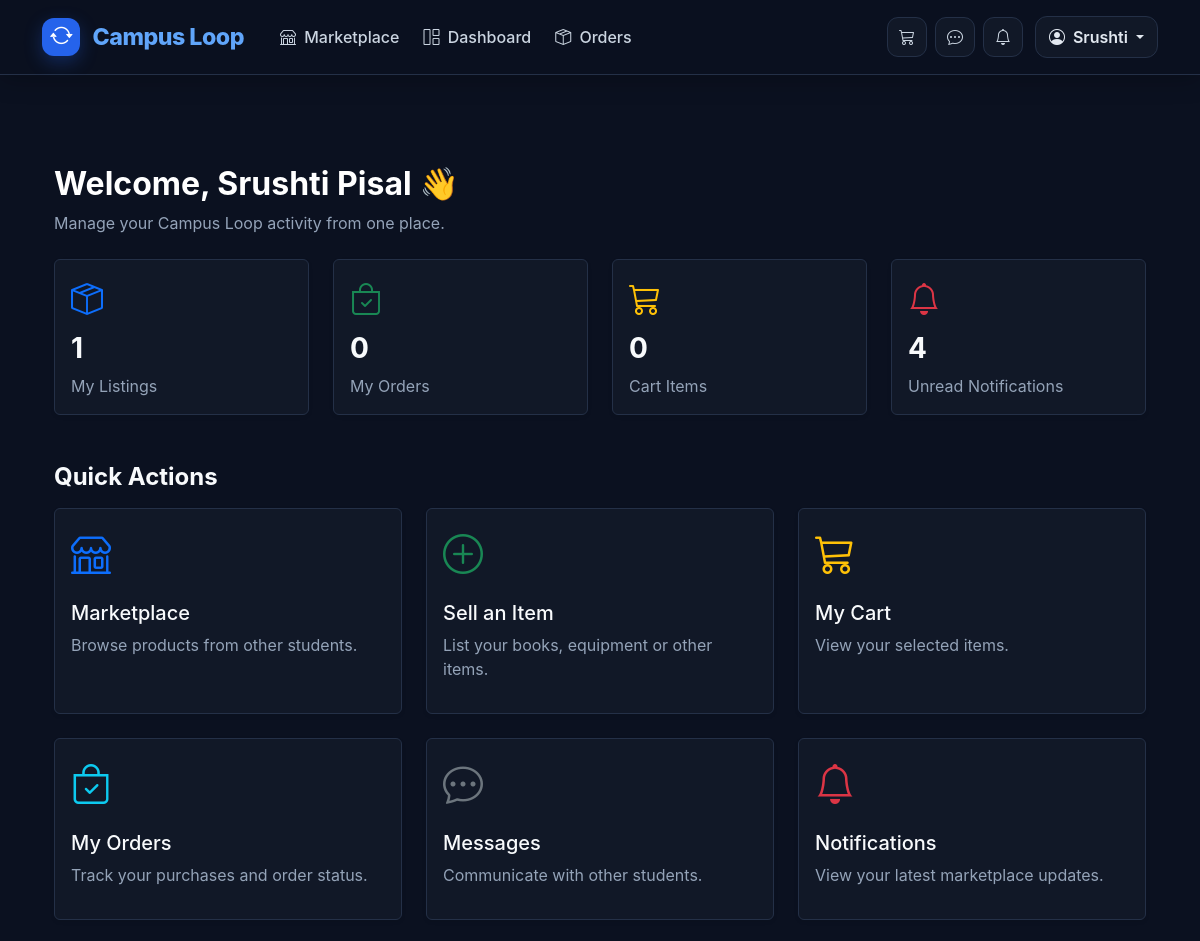
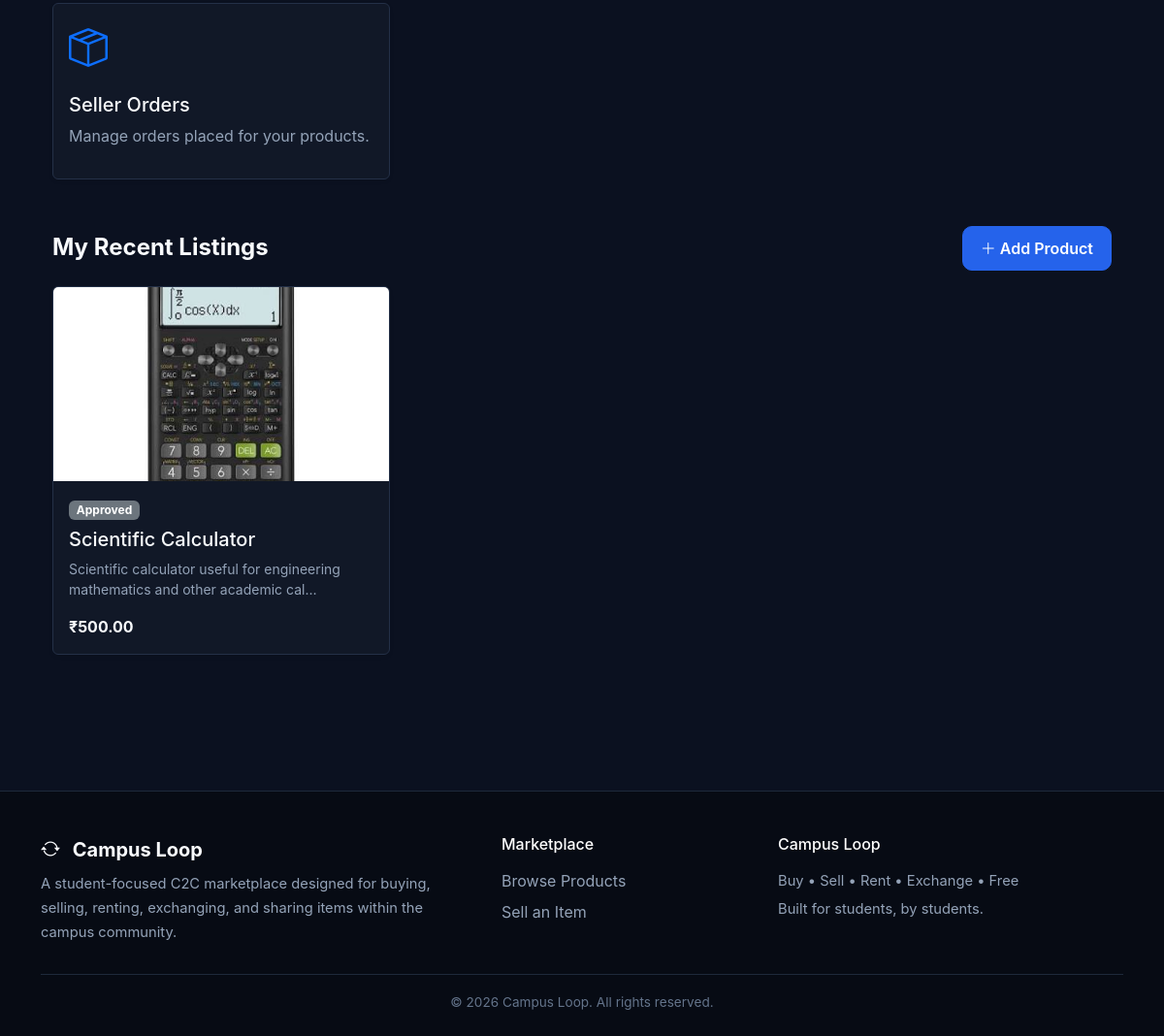
Page /dashboard/ (signed in) on the committed database (2 pictures, top to bottom).
### accounts/models.py (models this page shows)
class User(AbstractUser):
    ROLE_CHOICES = (
    ("user", "User"),
    ("admin", "Admin"),
)
    username = None
    email = models.EmailField(
        unique=True
    )
    phone = models.CharField(
        max_length=15,
        blank=True
    )
    college = models.CharField(
        max_length=150,
        blank=True
    )
    role = models.CharField(
    max_length=10,
    choices=ROLE_CHOICES,
    default="user"
)
    objects = UserManager()
    USERNAME_FIELD = "email"
    REQUIRED_FIELDS = []

### products/models.py (models this page shows, shortened)
class Product(models.Model):
    LISTING_TYPES = (
        ("buy", "Buy"),
        ("rent", "Rent"),
        ("exchange", "Exchange"),
        ("free", "Free"),
    )
    CONDITION_CHOICES = (
        ("new", "New"),
        ("like_new", "Like New"),
        ("good", "Good"),
        ("used", "Used"),
    )
    STATUS_CHOICES = (
        ("pending", "Pending"),
        ("approved", "Approved"),
        ("rejected", "Rejected"),
        ("sold", "Sold"),
    )
    name = models.CharField(max_length=200)
    seller = models.ForeignKey(
        settings.AUTH_USER_MODEL,
        on_delete=models.CASCADE,
        related_name="products"
    )
    category = models.ForeignKey(
        Category,
        on_delete=models.PROTECT,
        related_name="products"
    )
    description = models.TextField()
    price = models.DecimalField(
        max_digits=10,
        decimal_places=2,
        default=0
    )
    condition = models.CharField(
        max_length=20,
        choices=CONDITION_CHOICES,
        default="good"
    )
    stock = models.PositiveIntegerField(default=1)
    listing_type = models.CharField(
        max_length=20,
        choices=LISTING_TYPES,
        default="buy"
    )
    image = models.ImageField(
        upload_to="products/",
        blank=True,
        null=True
    )
    status = models.CharField(
        max_length=20,
        choices=STATUS_CHOICES,
        default="pending"
    )
    created_at = models.DateTimeField(auto_now_add=True)
    updated_at = models.DateTimeField(auto_now=True)

### accounts/views.py (the view)
# urls.py: path("dashboard/", dashboard, name="dashboard"),
@login_required
def dashboard(request):
    from products.models import Product
    from orders.models import Order
    from cart.models import CartItem
    from notifications.models import Notification
    my_products = (
        Product.objects
        .filter(
            seller=request.user
        )
        .order_by("-created_at")
    )
    order_count = (
        Order.objects
        .filter(
            buyer=request.user
        )
        .count()
    )
    cart_count = (
        CartItem.objects
        .filter(
            buyer=request.user
        )
        .count()
    )
    unread_notifications = (
        Notification.objects
        .filter(
            user=request.user,
            is_read=False
        )
        .count()
    )
    context = {
        "my_products": my_products,
        "order_count": order_count,
        "cart_count": cart_count,
        "unread_notifications":
            unread_notifications,
    }
    return render(
        request,
        "dashboard.html",
        context
    )

### templates/dashboard.html (shortened to what this page needs)
{% extends "base.html" %}
{% block content %}
<div class="container py-5">
    <div class="mb-4">
        <h2 class="fw-bold text-white">
            Welcome,
            {% if request.user.first_name %}
                {{ request.user.first_name }} {{ request.user.last_name }}
            {% else %}
                User
            {% endif %}
            👋
        </h2>
        <p class="dashboard-subtitle">
            Manage your Campus Loop activity from one place.
        </p>
    </div>
    <div class="row g-4 mb-5">
        <div class="col-md-3">
            <div class="card dashboard-card shadow-sm h-100">
                <div class="card-body">
                    <i class="bi bi-box-seam fs-2 text-primary"></i>
                    <h3 class="fw-bold mt-2">
                        {{ my_products.count }}
                    </h3>
                    <p class="text-muted mb-0">My Listings</p>
                </div>
            </div>
        </div>
        <div class="col-md-3">
            <div class="card dashboard-card shadow-sm h-100">
                <div class="card-body">
                    <i class="bi bi-bag-check fs-2 text-success"></i>
                    <h3 class="fw-bold mt-2">
                        {{ order_count }}
                    </h3>
                    <p class="text-muted mb-0">My Orders</p>
                </div>
            </div>
        </div>
        <div class="col-md-3">
            <div class="card dashboard-card shadow-sm h-100">
                <div class="card-body">
                    <i class="bi bi-cart3 fs-2 text-warning"></i>
                    <h3 class="fw-bold mt-2">
                        {{ cart_count }}
                    </h3>
                    <p class="text-muted mb-0">Cart Items</p>
                </div>
            </div>
        </div>
        <div class="col-md-3">
            <div class="card dashboard-card shadow-sm h-100">
                <div class="card-body">
                    <i class="bi bi-bell fs-2 text-danger"></i>
                    <h3 class="fw-bold mt-2">
                        {{ unread_notifications }}
                    </h3>
                    <p class="text-muted mb-0">Unread Notifications</p>
                </div>
            </div>
        </div>
    </div>
    <h4 class="fw-bold mb-3">Quick Actions</h4>
    <div class="row g-4 mb-5">
        <div class="col-md-4">
            <a href="{% url 'products' %}"
               class="text-decoration-none">
                <div class="card dashboard-card shadow-sm h-100">
                    <div class="card-body">
                        <i class="bi bi-shop fs-1 text-primary"></i>
                        <h5 class="mt-3 text-dark">Marketplace</h5>
                        <p class="text-muted">
                            Browse products from other students.
                        </p>
                    </div>
                </div>
            </a>
        </div>
        <div class="col-md-4">
            <a href="{% url 'add_product' %}"
               class="text-decoration-none">
                <div class="card dashboard-card shadow-sm h-100">
                    <div class="card-body">
                        <i class="bi bi-plus-circle fs-1 text-success"></i>
                        <h5 class="mt-3 text-dark">Sell an Item</h5>
                        <p class="text-muted">
                            List your books, equipment or other items.
                        </p>
                    </div>
                </div>
            </a>
        </div>
        <div class="col-md-4">
            <a href="{% url 'cart' %}"
               class="text-decoration-none">
                <div class="card dashboard-card shadow-sm h-100">
                    <div class="card-body">
                        <i class="bi bi-cart3 fs-1 text-warning"></i>
                        <h5 class="mt-3 text-dark">My Cart</h5>
                        <p class="text-muted">
                            View your selected items.
                        </p>
                    </div>
                </div>
            </a>
        </div>
        <div class="col-md-4">
            <a href="{% url 'orders' %}"
               class="text-decoration-none">
                <div class="card dashboard-card shadow-sm h-100">
                    <div class="card-body">
                        <i class="bi bi-bag-check fs-1 text-info"></i>
                        <h5 class="mt-3 text-dark">My Orders</h5>
                        <p class="text-muted">
                            Track your purchases and order status.
                        </p>
                    </div>
                </div>
            </a>
        </div>
        <div class="col-md-4">
            <a href="{% url 'messages' %}"
               class="text-decoration-none">
                <div class="card dashboard-card shadow-sm h-100">
                    <div class="card-body">
                        <i class="bi bi-chat-dots fs-1 text-secondary"></i>
                        <h5 class="mt-3 text-dark">Messages</h5>
                        <p class="text-muted">
                            Communicate with other students.
                        </p>
                    </div>
                </div>
            </a>
        </div>
        <div class="col-md-4">
            <a href="{% url 'notifications' %}"
               class="text-decoration-none">
                <div class="card dashboard-card shadow-sm h-100">
                    <div class="card-body">
                        <i class="bi bi-bell fs-1 text-danger"></i>
                        <h5 class="mt-3 text-dark">Notifications</h5>
                        <p class="text-muted">
                            View your latest marketplace updates.
                        </p>
                    </div>
                </div>
            </a>
        </div>
        <div class="col-md-4">
            <a href="{% url 'seller_orders' %}"
               class="text-decoration-none">
                <div class="card dashboard-card shadow-sm h-100">
                    <div class="card-body">
                        <i class="bi bi-box-seam fs-1 text-primary"></i>
                        <h5 class="mt-3 text-dark">Seller Orders</h5>
                        <p class="text-muted">
                            Manage orders placed for your products.
                        </p>
                    </div>
                </div>
            </a>
        </div>
    </div>
    <div class="d-flex justify-content-between align-items-center mb-3">
        <h4 class="fw-bold mb-0">My Recent Listings</h4>
        <a href="{% url 'add_product' %}"
           class="btn btn-primary">
            <i class="bi bi-plus-lg"></i>
            Add Product
        </a>
    </div>
    {% if my_products %}
    <div class="row g-4">
        {% for product in my_products|slice:":6" %}
        <div class="col-md-4">
            <div class="card listing-card shadow-sm h-100">
                {% if product.image %}
                    <img src="{{ product.image.url }}"
                         class="card-img-top"
                         style="height:200px; object-fit:cover;">
                {% else %}
                    <div class="d-flex align-items-center justify-content-center bg-light"
                         style="height:200px;">
                        <i class="bi bi-image fs-1 text-muted"></i>
                    </div>
                {% endif %}
                <div class="card-body">
                    <span class="badge bg-secondary">
                        {{ product.get_status_display }}
                    </span>
                    <h5 class="mt-2">
                        {{ product.name }}
                    </h5>
                    <p class="text-muted small">
                        {{ product.description|truncatechars:80 }}
                    </p>
                    {% if product.listing_type == "free" %}
                        <strong class="text-success">
                            FREE
                        </strong>
                    {% else %}
                        <strong>
                            ₹{{ product.price }}
                        </strong>
                    {% endif %}
                </div>
            </div>
        </div>
        {% endfor %}
    </div>
    {% endif %}
</div>
{% endblock %}

### templates/base.html (shortened to what this page needs)
{% load static %}
<!DOCTYPE html>
<html lang="en">
<head>
    <link
        href="https://cdn.jsdelivr.net/npm/bootstrap@5.3.3/dist/css/bootstrap.min.css"
        rel="stylesheet"
    >
    <link
        rel="stylesheet"
        href="https://cdn.jsdelivr.net/npm/bootstrap-icons@1.11.3/font/bootstrap-icons.min.css"
    >
</head>
<body>
<nav class="navbar navbar-expand-lg main-navbar">
    <div class="container py-2">
        <a class="brand" href="{% url 'home' %}">
            <span class="brand-icon">
                <i class="bi bi-arrow-repeat"></i>
            </span>
            Campus Loop
        </a>
        <div class="collapse navbar-collapse" id="mainNavbar">
            <ul class="navbar-nav ms-lg-4 me-auto">
                <li class="nav-item">
                    <a class="nav-link" href="{% url 'products' %}">
                        <i class="bi bi-shop me-1"></i>
                        Marketplace
                    </a>
                </li>
                {% if user.is_authenticated %}
                <li class="nav-item">
                    <a class="nav-link" href="{% url 'dashboard' %}">
                        <i class="bi bi-grid-1x2 me-1"></i>
                        Dashboard
                    </a>
                </li>
                <li class="nav-item">
                    <a class="nav-link" href="{% url 'orders' %}">
                        <i class="bi bi-box-seam me-1"></i>
                        Orders
                    </a>
                </li>
                {% endif %}
            </ul>
            {% if user.is_authenticated %}
            <div class="d-flex align-items-center gap-2 nav-actions">
                <a
                    href="{% url 'cart' %}"
                    class="nav-icon-btn"
                    title="Cart"
                >
                    <i class="bi bi-cart3"></i>
                </a>
                <a
                    href="{% url 'messages' %}"
                    class="nav-icon-btn"
                    title="Messages"
                >
                    <i class="bi bi-chat-dots"></i>
                </a>
                <a
                    href="{% url 'notifications' %}"
                    class="nav-icon-btn"
                    title="Notifications"
                >
                    <i class="bi bi-bell"></i>
                </a>
                <div class="dropdown ms-1">
                    <button
                        class="profile-btn dropdown-toggle"
                        type="button"
                        data-bs-toggle="dropdown"
                        aria-expanded="false"
                    >
                        <i class="bi bi-person-circle me-1"></i>
                        {{ user.first_name|default:user.last_name }}
                    </button>
                </div>
            </div>
            {% endif %}
        </div>
    </div>
</nav>
<main class="main-content">
    <div class="container">
        {% block content %}
        {% endblock %}
    </div>
</main>
<footer class="main-footer">
    <div class="container">
        <div class="row g-4">
            <div class="col-md-5">
                <div class="footer-brand mb-2">
                    <i class="bi bi-arrow-repeat me-2"></i>
                    Campus Loop
                </div>
                <p class="footer-text mb-0">
                    A student-focused C2C marketplace designed
                    for buying, selling, renting, exchanging,
                    and sharing items within the campus community.
                </p>
            </div>
            <div class="col-md-3">
                <h6 class="text-white mb-3">
                    Marketplace
                </h6>
                <a
                    href="{% url 'products' %}"
                    class="footer-link"
                >
                    Browse Products
                </a>
                {% if user.is_authenticated %}
                <a
                    href="{% url 'add_product' %}"
                    class="footer-link"
                >
                    Sell an Item
                </a>
                {% endif %}
            </div>
            <div class="col-md-4">
                <h6 class="text-white mb-3">
                    Campus Loop
                </h6>
                <p class="footer-text mb-1">
                    Buy • Sell • Rent • Exchange • Free
                </p>
                <p class="footer-text mb-0">
                    Built for students, by students.
                </p>
            </div>
        </div>
        <div class="footer-bottom text-center">
            © 2026 Campus Loop. All rights reserved.
        </div>
    </div>
</footer>
</body>
</html>

### rows in the picture
User: first_name "Srushti", user.first_name "Srushti", user.last_name "Pisal"
Product: image (picture), status "Approved", name "Scientific Calculator", description "Scientific calculator useful for engineering mathematics and other academic cal…", price "500.00"

### other values in the picture
{{ my_products.count }} "1"
{{ order_count }} "0"
{{ cart_count }} "0"
{{ unread_notifications }} "4"
